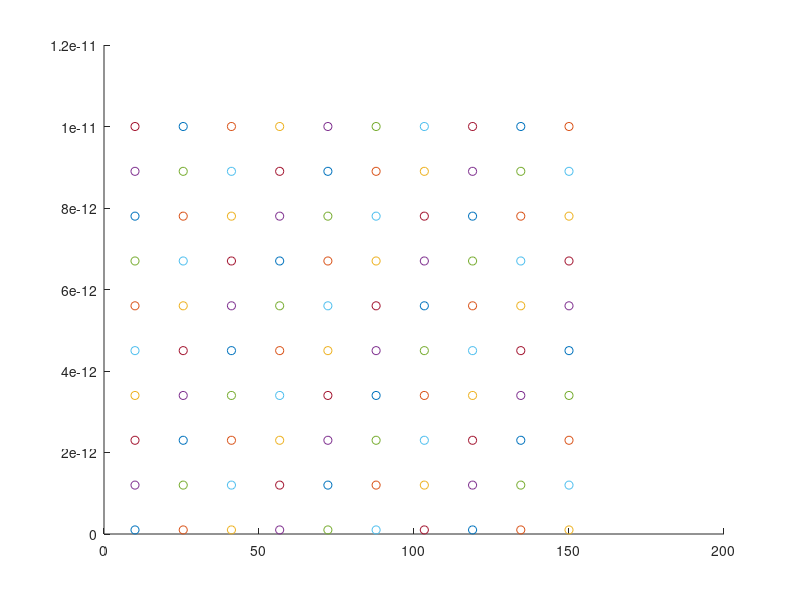

MATLAB code to generate this figure: (Note: this script raises an error after producing the figure.)
% syms BL ZC b;
% eq1 = 0 == cos(BL) - ZC*b*sin(BL);
% eq2 = 1j*50 == 1j*ZC*sin(BL);
% eq3 = 1j/50 == 1j*b*cos(BL) + b*(cos(BL) - ZC*b*sin(BL))*1j + (sin(BL)*1j)/ZC;
% eq = [eq1; eq2; eq3];

num = 10;
Crange = linspace(1e-13, 1e-11, num);
ZCrange = linspace(10, 150, num);
BL = pi / 10;

figure;
hold on;

err = zeros(num);
for m = 1:num
    for n = 1:num
        ZC = ZCrange(n);
        b = 2 * pi * 1e10 * Crange(m);
        err1 = cos(BL) - ZC*b*sin(BL);
        err2 = 1j*ZC*sin(BL) - 1j*50;
        err3 = 1j*b*cos(BL) + b*(cos(BL) - ZC*b*sin(BL))*1j + (sin(BL)*1j)/ZC; -1j*50;
        
        err(m,n) = (err1^2 + err2^2 + err3^2)^0.5;
        scatter3(ZC, b / (2 * pi * 1e10), err(m,n));
    end
end

%%
f = 1e10;
w = 2 * pi * f;

ZC = 1;
b = 1;

num = 100;
Crange = linspace(1e-13, 1e-11, num);
ZCrange = linspace(0.1, 150, num);
BL = pi/10;
%BL = linspace(0, pi/4, num);

mag = zeros(num);
ang = mag;

for m = 1:num
    for n = 1:num
        ZC = ZCrange(m);
        b = w * Crange(n);
        
        A = cos(BL)-sin(BL)*b*ZC;
        B = 1j*sin(BL)*ZC;
        C = (1j.*b*ZC*2*cos(BL)-1j*(ZC*b).^2*sin(BL)+1j*sin(BL))/ZC;
        D = A;
        %assert(abs(A*D - B*C - 1) < 0.1);
        S21 = 2 / (A + B/ZC + C*ZC + D);
        
        mag(m,n) = abs(S21)^2;
        ang(m,n) = phase(S21);
    end
end

% X = ZCrange
% Y = Crange
% Z = mag, abs

X = repmat(ZCrange', 1, num);
Y = repmat(Crange, num, 1);

figure;
hold on;
title('Magnitude');
xlabel('ZC');
ylabel('C [F]');
surfc(X, Y, mag);

figure;
hold on;
title('Angle');
xlabel('ZC');
ylabel('C [F]');
surfc(X, Y, rad2deg(ang));



%ABCD_0(:,:,i) = [cos(BL)-sin(BL)*b(i)*Z0, 1j*sin(BL)*Z0;
%        (1j.*b(i)*Z0*2*cos(BL)-1j*(Z0*b(i)).^2*sin(BL)+1j*sin(BL))/Z0,cos(BL)-sin(BL)*b(i)*Z0];
%S21_0(i) = 2/(ABCD_0(1,1,i)+ABCD_0(1,2,i)/Z0+ABCD_0(2,1,i)*Z0+ABCD_0(2,2,i));


% scatter3(Crange, ZCrange, err);

%%
num = 100;
Y1 = linspace(-1,1, num); % Change ranges
Y2 = linspace(-1,1, num);
betad = pi / 10;
ZC = 50;
abcd_tl = [cos(betad), 1j*ZC*sin(betad); 1j/ZC*sin(betad), cos(betad)];

mag = zeros(num);
ang = mag;

for m = 1:num
    Y1val = Y1(m);
    for n = 1:num
        Y2val = Y2(n);
        
        abcd = [1 0; Y1val 1];
        abcd = abcd * abcd_tl;
        abcd = abcd * [1 0; Y2val 1];
        abcd = abcd * [1 0; Y1val 1];
        
        A = abcd(1,1);
        B = abcd(1,2);
        C = abcd(2,1);
        D = abcd(2,2);
        
        S21 = 2 / (A + B/ZC + C*ZC + D);
        mag(m,n) = abs(S21);
        ang(m,n) = angle(S21);
    end
end

X = repmat(Y1', 1, num);
Y = repmat(Y2, num, 1);

figure;
hold on;
title('Magnitude');
xlabel('Y1');
ylabel('Y2');
mesh(X, Y, mag);

figure;
hold on;
title('Angle');
xlabel('Y1');
ylabel('Y2');
mesh(X, Y, rad2deg(ang));
